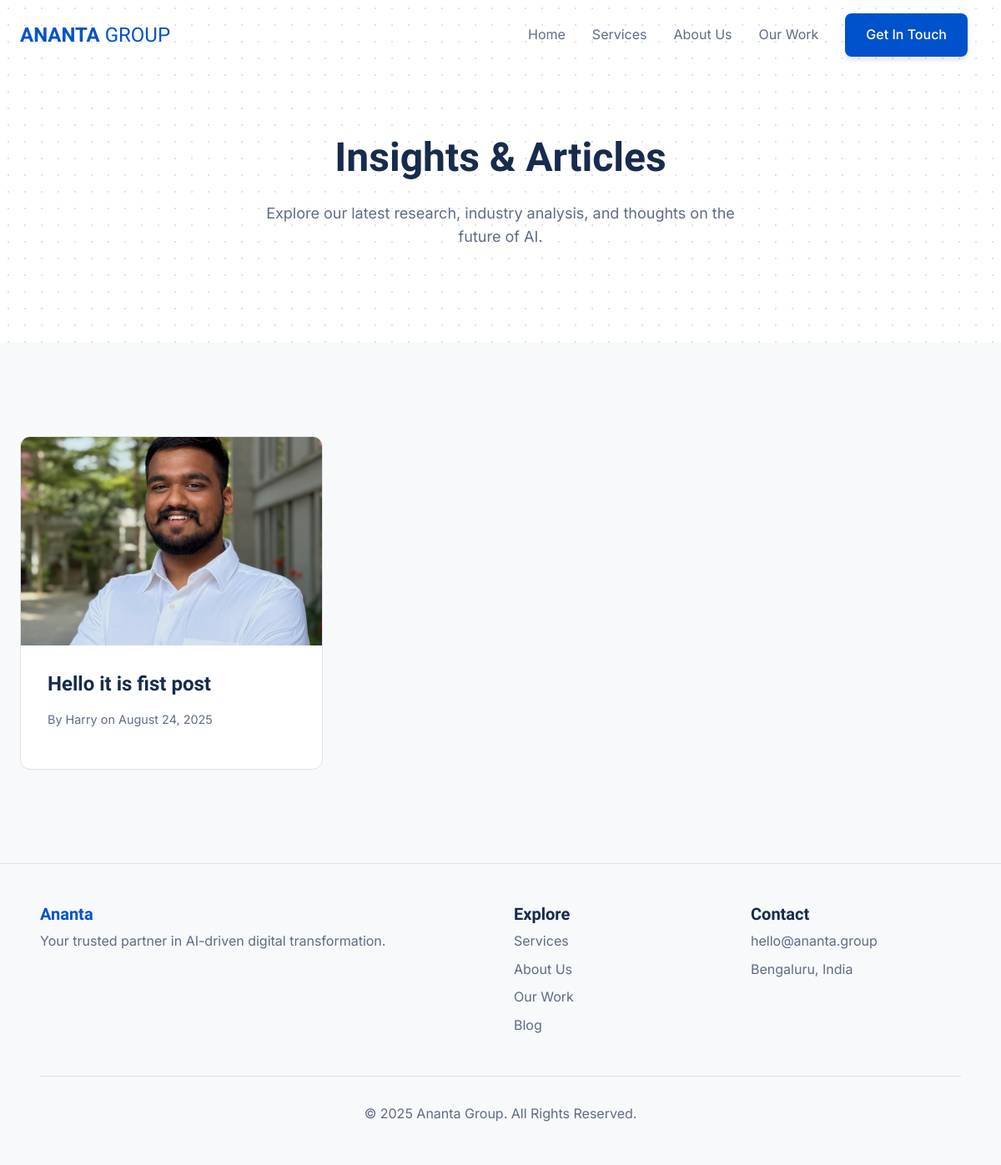
/insights/, run on the app's committed database.
### website/models.py (models this page shows, shortened)
class Post(models.Model):
    title = models.CharField(max_length=200)
    slug = models.SlugField(max_length=200, unique=True)
    author = models.CharField(max_length=100) # Or ForeignKey to a User model
    body = RichTextField()
    publish_date = models.DateTimeField(default=timezone.now)
    created_at = models.DateTimeField(auto_now_add=True)
    updated_at = models.DateTimeField(auto_now=True)
    featured_image = models.ImageField(upload_to='post_images/', blank=True, null=True)
    class Meta:
        ordering = ['-publish_date'] # Show newest posts first

### website/views.py (the view)
# urls.py: path('insights/', views.post_list_view, name='post_list'),
def post_list_view(request):
    all_posts = Post.objects.all()
    context = {
        'active_page': 'insights',
        'posts': all_posts
    }
    return render(request, 'post_list.html', context)

### templates/post_list.html (shortened to what this page needs)
{% extends 'base.html' %}
{% load static %}
{% block content %}
<section class="page-header">
    <div class="container">
        <h1>Insights & Articles</h1>
        <p>Explore our latest research, industry analysis, and thoughts on the future of AI.</p>
    </div>
</section>
<section class="bg-white">
    <div class="container">
        <div class="case-study-grid">
            {% for post in posts %}
            <a href="{% url 'post_detail' slug=post.slug %}" class="post-card-link">
                <div class="case-study-card">
                    {% if post.featured_image %}
                    <img src="{{ post.featured_image.url }}" alt="{{ post.title }}">
                    {% endif %}
                    <div class="case-study-content">
                        <h4>{{ post.title }}</h4>
                        <p class="post-meta">By {{ post.author }} on {{ post.publish_date|date:"F d, Y" }}</p>
                    </div>
                </div>
            </a>
            {% endfor %}
        </div>
    </div>
</section>
{% endblock %}

### static/css/style.css (style rules this page uses)
:root { --primary-blue: #0052CC; --primary-blue-hover: #0052d9; --heading-color: #172B4D; --text-color: #212529; --text-secondary-color: #5E6C84; --bg-light: #F8F9FA; --bg-white: #ffffff; --border-color: #DFE1E6; }
* { margin: 0; padding: 0; box-sizing: border-box; }
html { scroll-behavior: smooth; }
body { background-color: var(--bg-light); color: var(--text-color); font-family: 'Inter', sans-serif; line-height: 1.6; }
h1, h2, h3, h4, h5, h6 { font-family: 'Sora', sans-serif; color: var(--heading-color); line-height: 1.2; }
a { text-decoration: none; color: inherit; }
img { max-width: 100%; height: auto; display: block; }
.container { max-width: 1200px; margin-left: auto; margin-right: auto; padding-left: 1.5rem; padding-right: 1.5rem; }
section { padding: 5rem 0; }
.page-header { padding: 8rem 0 5rem 0; text-align: center; background-color: var(--bg-white); background-image: radial-gradient(var(--border-color) 1px, transparent 1px); background-size: 20px 20px; }
.page-header h1 { font-size: 2.5rem; font-weight: bold; max-width: 40rem; margin: 0 auto; }
.page-header p { font-size: 1.125rem; max-width: 36rem; margin: 1.5rem auto 0; color: var(--text-secondary-color); }
.case-study-grid { display: grid; grid-template-columns: 1fr; gap: 2rem; }
.case-study-card { background-color: var(--bg-white); border-radius: 0.75rem; overflow: hidden; border: 1px solid var(--border-color); transition: all 0.3s ease; }
.case-study-card img { width: 100%; height: 250px; object-fit: cover; }
.case-study-content { padding: 2rem; }
.case-study-content h4 { font-size: 1.5rem; margin-bottom: 1rem; }
.case-study-content p { color: var(--text-secondary-color); margin-bottom: 1rem; }
@media (min-width: 768px) { .case-study-grid { grid-template-columns: repeat(2, 1fr); } }
@media (min-width: 1024px) { section { padding: 7rem 0; } }
@media (min-width: 1024px) { .page-header { padding: 10rem 0 7rem 0; } }
@media (min-width: 1024px) { .page-header h1 { font-size: 3rem; } }
@media (min-width: 1024px) { .case-study-grid { grid-template-columns: repeat(3, 1fr); } }
.post-card-link { text-decoration: none; }
.post-meta { font-size: 0.9rem; color: var(--text-secondary-color); }

### data on the page
Post: featured_image (picture), title "Hello it is fist post", author "Harry", publish_date "August 24, 2025"
